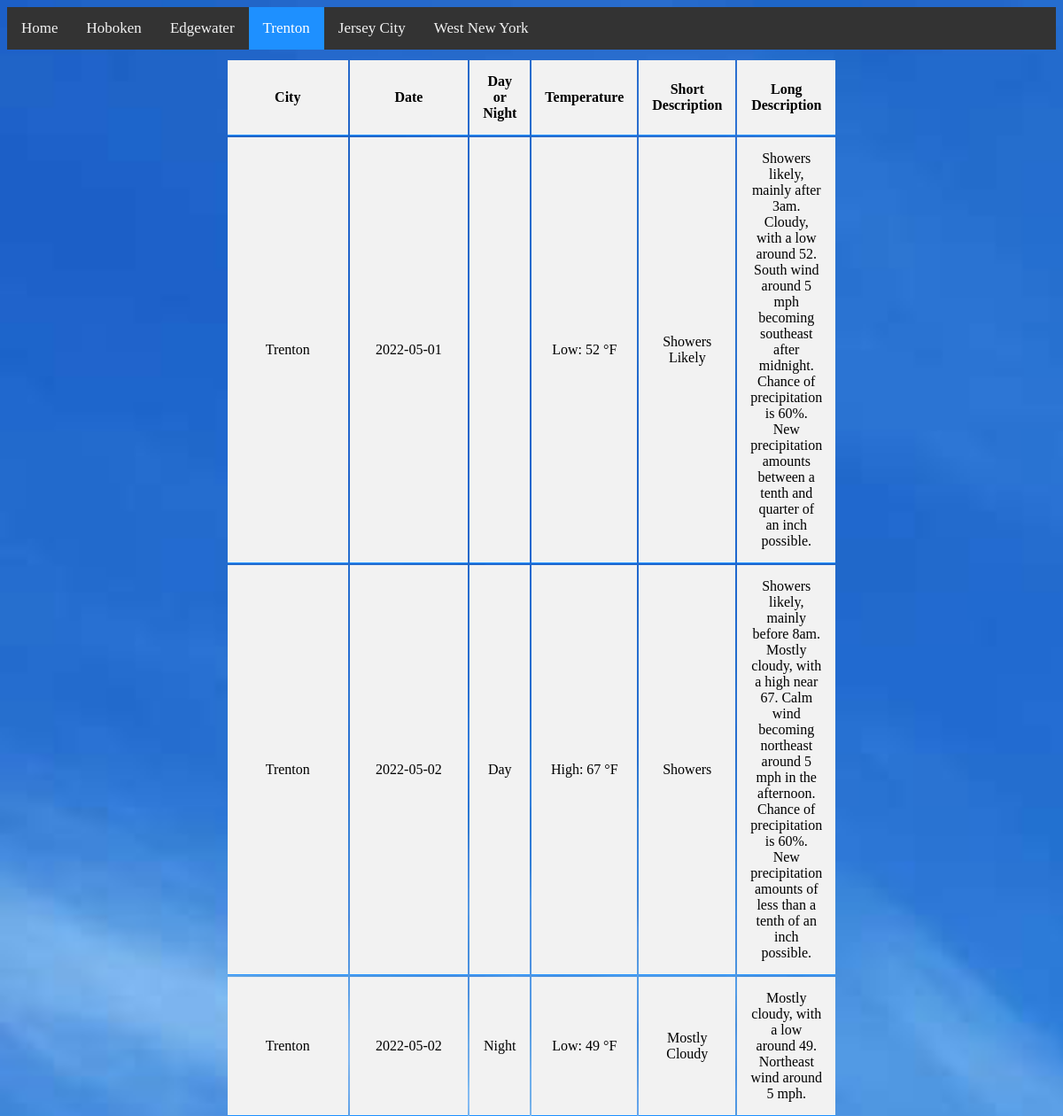
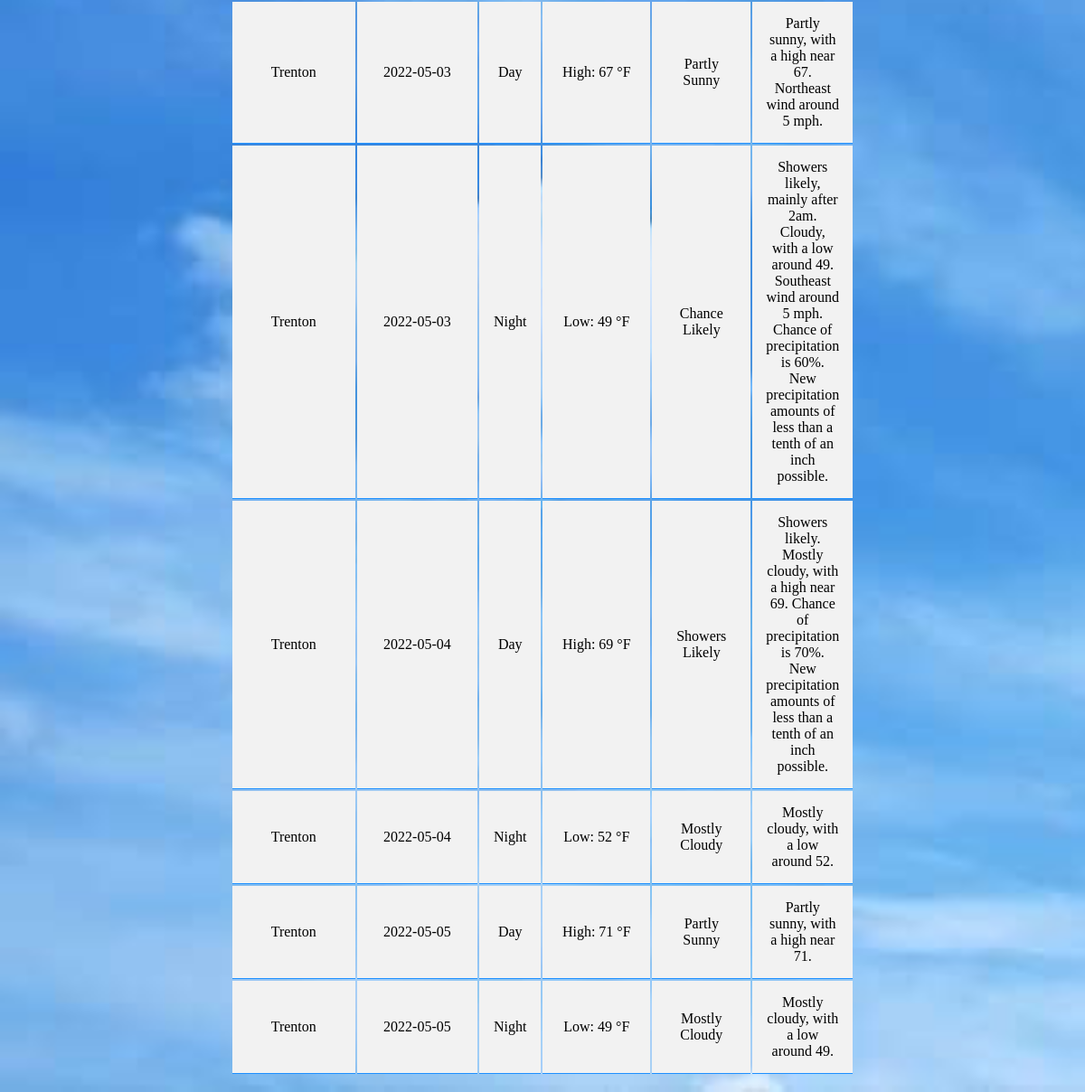
Page /trenton.php on the committed database (2 pictures, top to bottom).
### tables this page shows
CREATE TABLE `weather_report` (
  `id` int NOT NULL AUTO_INCREMENT,
  `city_name` varchar(255) NOT NULL,
  `date_recorded` date NOT NULL,
  `day_night` varchar(255) DEFAULT NULL,
  `temp` varchar(255) NOT NULL,
  `short_desc` varchar(255) NOT NULL,
  `long_desc` varchar(255) NOT NULL,
  PRIMARY KEY (`id`)
);

### trenton.php (the view, shortened to what this page needs)
<?php
    require("conn.php");
?>
<html>
    <head>
    </head>
    <body>
        <div class="topnav">
                <a  href="index.php">Home</a>
                <a  href="hoboken.php">Hoboken</a>
                <a  href="edgewater.php">Edgewater</a>
                <a  class="active" href="trenton.php">Trenton</a>
                <a  href="jc.php">Jersey City</a>
                <a  href="wny.php">West New York</a>
        </div>
        <?php
            $query = "SELECT * FROM weather_report WHERE city_name='Trenton'";
            $result = mysqli_query($conn, $query);
            if(mysqli_num_rows($result)>0){
                echo "<table class='display_table'>";
                echo "<td width='120px'><b>City</b></td>";
                echo "<td width='120px'><b>Date</b></td>";
                echo "<td><b>Day or Night</b></td>";
                echo "<td><b>Temperature</b></td>";
                echo "<td><b>Short Description</b></td>";
                echo "<td><b>Long Description</b></td>";
                while($row = mysqli_fetch_array($result)){
                    echo "<tr>";
                    echo "<td>" . $row["city_name"] . "</td>" ;
                    echo "<td>" . $row["date_recorded"] . "</td>";
                    echo "<td>" . $row["day_night"] . "</td>";
                    echo "<td>" . $row["temp"] ."</td>";
                    echo "<td>" . $row["short_desc"] . "</td>";
                    echo "<td>" . $row["long_desc"] . "</td>";
                    echo "</tr>";
                }
                echo "</table>";
            }
        ?>
    </body>
</html>

### trenton.php (style rules this page uses)
body { background-image: url(weather_bg.jpg); background-size: cover; }
.topnav { background-color: #333; overflow: hidden; }
.topnav a { float: left; color: #f2f2f2; text-align: center; padding: 14px 16px; text-decoration: none; font-size: 17px; }
.topnav a.active { background-color: #1E90FF; color: white; }
.display_table { margin: auto; width: 60%; padding: 10px; }
th, td { padding: 15px; text-align: center; border-bottom: 1px solid #1E90FF; }
tr { background-color: #f2f2f2; }

### rows in the picture
weather_report: city_name "Trenton", date_recorded "2022-05-01", temp "Low: 52 °F", short_desc "Showers Likely", long_desc "Showers likely, mainly after 3am. Cloudy, with a low around 52. South wind around 5 mph becoming southeast after midnight. Chance of precipitation is 60%. New precipitation amounts between a tenth and quarter of an inch possible."
weather_report: city_name "Trenton", date_recorded "2022-05-02", day_night "Day", temp "High: 67 °F", short_desc "Showers", long_desc "Showers likely, mainly before 8am. Mostly cloudy, with a high near 67. Calm wind becoming northeast around 5 mph in the afternoon. Chance of precipitation is 60%. New precipitation amounts of less than a tenth of an inch possible."
weather_report: city_name "Trenton", date_recorded "2022-05-02", day_night "Night", temp "Low: 49 °F", short_desc "Mostly Cloudy", long_desc "Mostly cloudy, with a low around 49. Northeast wind around 5 mph."
weather_report: city_name "Trenton", date_recorded "2022-05-03", day_night "Day", temp "High: 67 °F", short_desc "Partly Sunny", long_desc "Partly sunny, with a high near 67. Northeast wind around 5 mph."
weather_report: city_name "Trenton", date_recorded "2022-05-03", day_night "Night", temp "Low: 49 °F", short_desc "Chance Likely", long_desc "Showers likely, mainly after 2am. Cloudy, with a low around 49. Southeast wind around 5 mph. Chance of precipitation is 60%. New precipitation amounts of less than a tenth of an inch possible."
weather_report: city_name "Trenton", date_recorded "2022-05-04", day_night "Day", temp "High: 69 °F", short_desc "Showers Likely", long_desc "Showers likely. Mostly cloudy, with a high near 69. Chance of precipitation is 70%. New precipitation amounts of less than a tenth of an inch possible."
weather_report: city_name "Trenton", date_recorded "2022-05-04", day_night "Night", temp "Low: 52 °F", short_desc "Mostly Cloudy", long_desc "Mostly cloudy, with a low around 52."
weather_report: city_name "Trenton", date_recorded "2022-05-05", day_night "Day", temp "High: 71 °F", short_desc "Partly Sunny", long_desc "Partly sunny, with a high near 71."
weather_report: city_name "Trenton", date_recorded "2022-05-05", day_night "Night", temp "Low: 49 °F", short_desc "Mostly Cloudy", long_desc "Mostly cloudy, with a low around 49."
